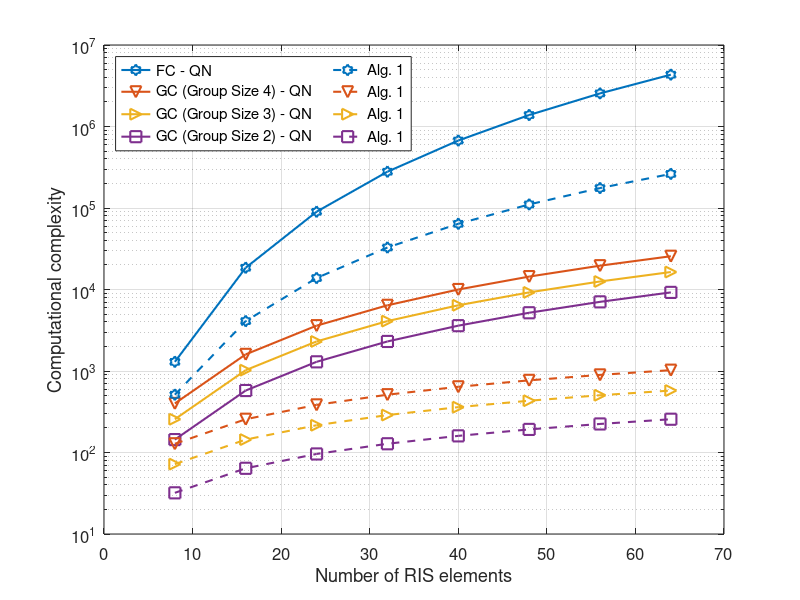

Source code (MATLAB): (Note: this script raises an error after producing the figure.)
% Plot the complexity

clear; clc;

NI = 8:8:64;

NG = [NI;
      ones(1,length(NI)) * 4;
      ones(1,length(NI)) * 3;
      ones(1,length(NI)) * 2];

% Quasi-Newton
qn = zeros(size(NG));
for i = 1:length(NI)
    qn(:,i) = (NI(i)*(NG(:,i)+1)/2) .^ 2;
end

% Upper Bound
ub = zeros(size(NG));
for i = 1:length(NI)
    ub(:,i) = NG(:,i).^2 * NI(i);
end

%% Plot
figure('DefaultAxesFontSize',12);
LineW = 1.5;
MarkS = 8;

semilogy(NI,qn(1,:),'-h','linewidth',LineW,'MarkerSize',MarkS,'DisplayName','FC - QN')
hold on;
grid on;
semilogy(NI,qn(2,:),'-v','linewidth',LineW,'MarkerSize',MarkS,'DisplayName','GC (Group Size 4) - QN')
semilogy(NI,qn(3,:),'->','linewidth',LineW,'MarkerSize',MarkS,'DisplayName','GC (Group Size 3) - QN')
semilogy(NI,qn(4,:),'-s','linewidth',LineW,'MarkerSize',MarkS,'DisplayName','GC (Group Size 2) - QN')
set(gca,'ColorOrderIndex', 1);
semilogy(NI,ub(1,:),'--h','linewidth',LineW,'MarkerSize',MarkS,'DisplayName','Alg. 1')
semilogy(NI,ub(2,:),'--v','linewidth',LineW,'MarkerSize',MarkS,'DisplayName','Alg. 1')
semilogy(NI,ub(3,:),'-->','linewidth',LineW,'MarkerSize',MarkS,'DisplayName','Alg. 1')
semilogy(NI,ub(4,:),'--s','linewidth',LineW,'MarkerSize',MarkS,'DisplayName','Alg. 1')

xlabel('Number of RIS elements');
ylabel('Computational complexity');
legend('location','northwest','NumColumns',2);

ax = gca;
ax.XTick = 0:8:64;
ax.XLim = [0 64];
ax.YLim = [10 10^7];
set(gcf, 'Color', [1,1,1]);
set(gca, 'LineWidth',1);